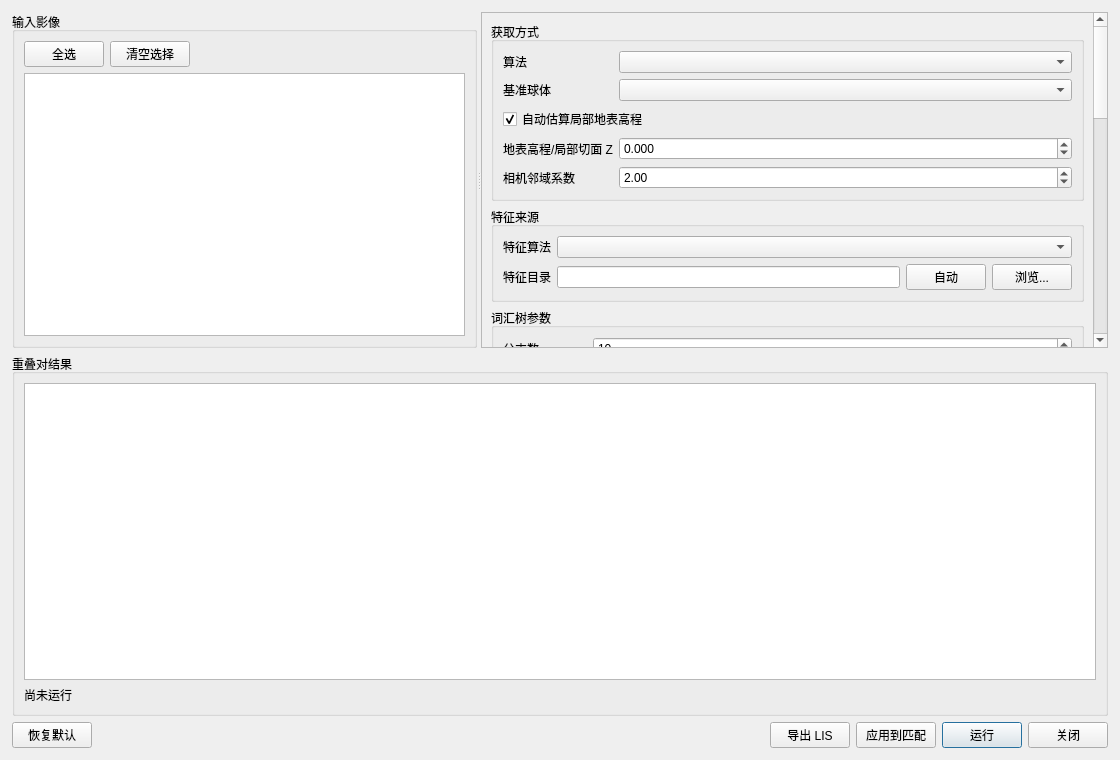
<?xml version="1.0" encoding="UTF-8"?>
<ui version="4.0">
 <class>VocabularyOverlapDialog</class>
 <widget class="QDialog" name="VocabularyOverlapDialog">
  <property name="geometry">
   <rect>
    <x>0</x>
    <y>0</y>
    <width>1120</width>
    <height>760</height>
   </rect>
  </property>
  <property name="windowTitle">
   <string>获取重叠对</string>
  </property>
  <layout class="QVBoxLayout" name="mainLayout">
   <property name="leftMargin">
    <number>12</number>
   </property>
   <property name="topMargin">
    <number>12</number>
   </property>
   <property name="rightMargin">
    <number>12</number>
   </property>
   <property name="bottomMargin">
    <number>12</number>
   </property>
   <item>
    <widget class="QSplitter" name="topSplit">
     <property name="orientation">
      <enum>Qt::Horizontal</enum>
     </property>
     <widget class="QGroupBox" name="imageGroup">
      <property name="title">
       <string>输入影像</string>
      </property>
      <layout class="QVBoxLayout" name="imageLayout">
       <item>
        <layout class="QHBoxLayout" name="imageButtonLayout">
         <item>
          <widget class="QPushButton" name="m_selectAllBtn">
           <property name="text">
            <string>全选</string>
           </property>
          </widget>
         </item>
         <item>
          <widget class="QPushButton" name="m_clearSelectionBtn">
           <property name="text">
            <string>清空选择</string>
           </property>
          </widget>
         </item>
         <item>
          <spacer name="imageButtonSpacer">
           <property name="orientation">
            <enum>Qt::Horizontal</enum>
           </property>
           <property name="sizeHint" stdset="0">
            <size>
             <width>40</width>
             <height>20</height>
            </size>
           </property>
          </spacer>
         </item>
        </layout>
       </item>
       <item>
        <widget class="QListWidget" name="m_imageList">
         <property name="alternatingRowColors">
          <bool>true</bool>
         </property>
         <property name="selectionMode">
          <enum>QAbstractItemView::ExtendedSelection</enum>
         </property>
        </widget>
       </item>
      </layout>
     </widget>
     <widget class="QScrollArea" name="paramScrollArea">
      <property name="widgetResizable">
       <bool>true</bool>
      </property>
      <widget class="QWidget" name="paramScrollContents">
       <property name="geometry">
        <rect>
         <x>0</x>
         <y>0</y>
         <width>520</width>
         <height>584</height>
        </rect>
       </property>
       <layout class="QVBoxLayout" name="paramLayout">
        <item>
         <widget class="QGroupBox" name="methodGroup">
          <property name="title">
           <string>获取方式</string>
          </property>
          <layout class="QFormLayout" name="methodForm">
           <item row="0" column="0">
            <widget class="QLabel" name="overlapMethodLabel">
             <property name="text">
              <string>算法</string>
             </property>
            </widget>
           </item>
           <item row="0" column="1">
            <widget class="QComboBox" name="m_overlapMethodCombo"/>
           </item>
           <item row="1" column="0">
            <widget class="QLabel" name="referenceBodyLabel">
             <property name="text">
              <string>基准球体</string>
             </property>
            </widget>
           </item>
           <item row="1" column="1">
            <widget class="QComboBox" name="m_referenceBodyCombo"/>
           </item>
           <item row="2" column="0" colspan="2">
            <widget class="QCheckBox" name="m_autoReferenceElevationCheck">
             <property name="text">
              <string>自动估算局部地表高程</string>
             </property>
             <property name="checked">
              <bool>true</bool>
             </property>
            </widget>
           </item>
           <item row="3" column="0">
            <widget class="QLabel" name="referenceElevationLabel">
             <property name="text">
              <string>地表高程/局部切面 Z</string>
             </property>
            </widget>
           </item>
           <item row="3" column="1">
            <widget class="QDoubleSpinBox" name="m_referenceElevationSpin">
             <property name="decimals">
              <number>3</number>
             </property>
             <property name="minimum">
              <double>-1000000000.000000000000000</double>
             </property>
             <property name="maximum">
              <double>1000000000.000000000000000</double>
             </property>
             <property name="singleStep">
              <double>1.000000000000000</double>
             </property>
            </widget>
           </item>
           <item row="4" column="0">
            <widget class="QLabel" name="cameraNeighborFactorLabel">
             <property name="text">
              <string>相机邻域系数</string>
             </property>
            </widget>
           </item>
           <item row="4" column="1">
            <widget class="QDoubleSpinBox" name="m_cameraNeighborFactorSpin">
             <property name="decimals">
              <number>2</number>
             </property>
             <property name="minimum">
              <double>0.100000000000000</double>
             </property>
             <property name="maximum">
              <double>20.000000000000000</double>
             </property>
             <property name="singleStep">
              <double>0.100000000000000</double>
             </property>
             <property name="value">
              <double>2.000000000000000</double>
             </property>
            </widget>
           </item>
          </layout>
         </widget>
        </item>
        <item>
         <widget class="QGroupBox" name="featureGroup">
          <property name="title">
           <string>特征来源</string>
          </property>
          <layout class="QFormLayout" name="featureForm">
           <item row="0" column="0">
            <widget class="QLabel" name="featureAlgorithmLabel">
             <property name="text">
              <string>特征算法</string>
             </property>
            </widget>
           </item>
           <item row="0" column="1">
            <widget class="QComboBox" name="m_featureAlgorithmCombo"/>
           </item>
           <item row="1" column="0">
            <widget class="QLabel" name="featureDirLabel">
             <property name="text">
              <string>特征目录</string>
             </property>
            </widget>
           </item>
           <item row="1" column="1">
            <layout class="QHBoxLayout" name="featureDirLayout">
             <item>
              <widget class="QLineEdit" name="m_featureDirEdit"/>
             </item>
             <item>
              <widget class="QPushButton" name="m_autoDetectFeatureDirBtn">
               <property name="text">
                <string>自动</string>
               </property>
              </widget>
             </item>
             <item>
              <widget class="QPushButton" name="m_browseFeatureDirBtn">
               <property name="text">
                <string>浏览...</string>
               </property>
              </widget>
             </item>
            </layout>
           </item>
          </layout>
         </widget>
        </item>
        <item>
         <widget class="QGroupBox" name="vocabularyGroup">
          <property name="title">
           <string>词汇树参数</string>
          </property>
          <layout class="QFormLayout" name="vocabularyForm">
           <item row="0" column="0">
            <widget class="QLabel" name="branchFactorLabel">
             <property name="text">
              <string>分支数</string>
             </property>
            </widget>
           </item>
           <item row="0" column="1">
            <widget class="QSpinBox" name="m_branchFactorSpin">
             <property name="minimum">
              <number>2</number>
             </property>
             <property name="maximum">
              <number>64</number>
             </property>
             <property name="value">
              <number>10</number>
             </property>
            </widget>
           </item>
           <item row="1" column="0">
            <widget class="QLabel" name="treeDepthLabel">
             <property name="text">
              <string>树深度</string>
             </property>
            </widget>
           </item>
           <item row="1" column="1">
            <widget class="QSpinBox" name="m_treeDepthSpin">
             <property name="minimum">
              <number>1</number>
             </property>
             <property name="maximum">
              <number>8</number>
             </property>
             <property name="value">
              <number>3</number>
             </property>
            </widget>
           </item>
           <item row="2" column="0">
            <widget class="QLabel" name="samplePerImageLabel">
             <property name="text">
              <string>每图采样描述子</string>
             </property>
            </widget>
           </item>
           <item row="2" column="1">
            <widget class="QSpinBox" name="m_samplePerImageSpin">
             <property name="minimum">
              <number>10</number>
             </property>
             <property name="maximum">
              <number>50000</number>
             </property>
             <property name="singleStep">
              <number>100</number>
             </property>
             <property name="value">
              <number>500</number>
             </property>
            </widget>
           </item>
           <item row="3" column="0">
            <widget class="QLabel" name="maxTrainingDescriptorsLabel">
             <property name="text">
              <string>最大训练描述子</string>
             </property>
            </widget>
           </item>
           <item row="3" column="1">
            <widget class="QSpinBox" name="m_maxTrainingDescriptorsSpin">
             <property name="minimum">
              <number>100</number>
             </property>
             <property name="maximum">
              <number>1000000</number>
             </property>
             <property name="singleStep">
              <number>1000</number>
             </property>
             <property name="value">
              <number>50000</number>
             </property>
            </widget>
           </item>
          </layout>
         </widget>
        </item>
        <item>
         <widget class="QGroupBox" name="candidateGroup">
          <property name="title">
           <string>候选对筛选</string>
          </property>
          <layout class="QFormLayout" name="candidateForm">
           <item row="0" column="0">
            <widget class="QLabel" name="topKLabel">
             <property name="text">
              <string>每图候选数</string>
             </property>
            </widget>
           </item>
           <item row="0" column="1">
            <widget class="QSpinBox" name="m_topKSpin">
             <property name="minimum">
              <number>1</number>
             </property>
             <property name="maximum">
              <number>200</number>
             </property>
             <property name="value">
              <number>8</number>
             </property>
            </widget>
           </item>
           <item row="1" column="0">
            <widget class="QLabel" name="minSimilarityLabel">
             <property name="text">
              <string>最小相似度</string>
             </property>
            </widget>
           </item>
           <item row="1" column="1">
            <widget class="QDoubleSpinBox" name="m_minSimilaritySpin">
             <property name="decimals">
              <number>3</number>
             </property>
             <property name="minimum">
              <double>0.000000000000000</double>
             </property>
             <property name="maximum">
              <double>1.000000000000000</double>
             </property>
             <property name="singleStep">
              <double>0.010000000000000</double>
             </property>
             <property name="value">
              <double>0.050000000000000</double>
             </property>
            </widget>
           </item>
           <item row="2" column="0" colspan="2">
            <widget class="QCheckBox" name="m_useTfidfCheck">
             <property name="text">
              <string>使用 TF-IDF 权重</string>
             </property>
             <property name="checked">
              <bool>true</bool>
             </property>
            </widget>
           </item>
           <item row="3" column="0" colspan="2">
            <widget class="QCheckBox" name="m_mutualTopKCheck">
             <property name="text">
              <string>要求互为 Top-K</string>
             </property>
             <property name="checked">
              <bool>true</bool>
             </property>
            </widget>
           </item>
          </layout>
         </widget>
        </item>
        <item>
         <widget class="QGroupBox" name="geometryGroup">
          <property name="title">
           <string>几何验证</string>
          </property>
          <layout class="QFormLayout" name="geometryForm">
           <item row="0" column="0" colspan="2">
            <widget class="QCheckBox" name="m_enableGeometryCheck">
             <property name="text">
              <string>启用 RANSAC 几何验证</string>
             </property>
            </widget>
           </item>
           <item row="1" column="0">
            <widget class="QLabel" name="geometryModelLabel">
             <property name="text">
              <string>模型</string>
             </property>
            </widget>
           </item>
           <item row="1" column="1">
            <widget class="QComboBox" name="m_geometryModelCombo"/>
           </item>
           <item row="2" column="0">
            <widget class="QLabel" name="minInliersLabel">
             <property name="text">
              <string>最小内点数</string>
             </property>
            </widget>
           </item>
           <item row="2" column="1">
            <widget class="QSpinBox" name="m_minInliersSpin">
             <property name="minimum">
              <number>4</number>
             </property>
             <property name="maximum">
              <number>10000</number>
             </property>
             <property name="value">
              <number>30</number>
             </property>
            </widget>
           </item>
           <item row="3" column="0">
            <widget class="QLabel" name="ransacThresholdLabel">
             <property name="text">
              <string>RANSAC 阈值(px)</string>
             </property>
            </widget>
           </item>
           <item row="3" column="1">
            <widget class="QDoubleSpinBox" name="m_ransacThresholdSpin">
             <property name="decimals">
              <number>2</number>
             </property>
             <property name="minimum">
              <double>0.100000000000000</double>
             </property>
             <property name="maximum">
              <double>50.000000000000000</double>
             </property>
             <property name="value">
              <double>3.000000000000000</double>
             </property>
            </widget>
           </item>
         </layout>
         </widget>
        </item>
        <item>
         <widget class="QGroupBox" name="optimizationGroup">
          <property name="title">
           <string>性能优化</string>
          </property>
          <layout class="QFormLayout" name="optimizationForm">
           <item row="0" column="0">
            <widget class="QLabel" name="overlapThreadsLabel">
             <property name="text">
              <string>线程数</string>
             </property>
            </widget>
           </item>
           <item row="0" column="1">
            <widget class="QSpinBox" name="m_overlapThreadsSpin">
             <property name="minimum">
              <number>0</number>
             </property>
             <property name="maximum">
              <number>512</number>
             </property>
             <property name="specialValueText">
              <string>自动</string>
             </property>
            </widget>
           </item>
           <item row="1" column="0" colspan="2">
            <widget class="QCheckBox" name="m_useFlannAssignmentCheck">
             <property name="text">
              <string>使用 FLANN 加速视觉词分配</string>
             </property>
             <property name="checked">
              <bool>true</bool>
             </property>
            </widget>
           </item>
           <item row="2" column="0" colspan="2">
            <widget class="QCheckBox" name="m_useInvertedIndexCheck">
             <property name="text">
              <string>使用倒排索引筛选候选对</string>
             </property>
             <property name="checked">
              <bool>true</bool>
             </property>
            </widget>
           </item>
           <item row="3" column="0" colspan="2">
            <widget class="QCheckBox" name="m_useCudaOverlapCheck">
             <property name="text">
              <string>优先使用 CUDA（可用时）</string>
             </property>
            </widget>
           </item>
           <item row="4" column="0">
            <widget class="QLabel" name="geometryMaxDescriptorsLabel">
             <property name="text">
              <string>几何验证最大描述子</string>
             </property>
            </widget>
           </item>
           <item row="4" column="1">
            <widget class="QSpinBox" name="m_geometryMaxDescriptorsSpin">
             <property name="minimum">
              <number>0</number>
             </property>
             <property name="maximum">
              <number>200000</number>
             </property>
             <property name="specialValueText">
              <string>不限</string>
             </property>
             <property name="value">
              <number>2048</number>
             </property>
            </widget>
           </item>
           <item row="5" column="0">
            <widget class="QLabel" name="geometryMaxPairsLabel">
             <property name="text">
              <string>几何验证最大候选对</string>
             </property>
            </widget>
           </item>
           <item row="5" column="1">
            <widget class="QSpinBox" name="m_geometryMaxPairsSpin">
             <property name="minimum">
              <number>0</number>
             </property>
             <property name="maximum">
              <number>1000000</number>
             </property>
             <property name="specialValueText">
              <string>不限</string>
             </property>
             <property name="value">
              <number>2000</number>
             </property>
            </widget>
           </item>
          </layout>
         </widget>
        </item>
        <item>
         <widget class="QGroupBox" name="outputGroup">
          <property name="title">
           <string>输出</string>
          </property>
          <layout class="QFormLayout" name="outputForm">
           <item row="0" column="0">
            <widget class="QLabel" name="outputJsonLabel">
             <property name="text">
              <string>JSON</string>
             </property>
            </widget>
           </item>
           <item row="0" column="1">
            <widget class="QLineEdit" name="m_outputJsonEdit"/>
           </item>
           <item row="1" column="0">
            <widget class="QLabel" name="outputLisLabel">
             <property name="text">
              <string>LIS</string>
             </property>
            </widget>
           </item>
           <item row="1" column="1">
            <widget class="QLineEdit" name="m_outputLisEdit"/>
           </item>
           <item row="2" column="0" colspan="2">
            <widget class="QCheckBox" name="m_applyToMatchingCheck">
             <property name="text">
              <string>运行后应用到特征匹配</string>
             </property>
             <property name="checked">
              <bool>true</bool>
             </property>
            </widget>
           </item>
          </layout>
         </widget>
        </item>
        <item>
         <spacer name="paramSpacer">
          <property name="orientation">
           <enum>Qt::Vertical</enum>
          </property>
          <property name="sizeHint" stdset="0">
           <size>
            <width>20</width>
            <height>20</height>
           </size>
          </property>
         </spacer>
        </item>
       </layout>
      </widget>
     </widget>
    </widget>
   </item>
   <item>
    <widget class="QGroupBox" name="resultGroup">
     <property name="title">
      <string>重叠对结果</string>
     </property>
     <layout class="QVBoxLayout" name="resultLayout">
      <item>
       <widget class="QTableWidget" name="m_pairTable">
        <property name="alternatingRowColors">
         <bool>true</bool>
        </property>
        <property name="selectionBehavior">
         <enum>QAbstractItemView::SelectRows</enum>
        </property>
       </widget>
      </item>
      <item>
       <widget class="QLabel" name="m_summaryLabel">
        <property name="text">
         <string>尚未运行</string>
        </property>
       </widget>
      </item>
     </layout>
    </widget>
   </item>
   <item>
    <layout class="QHBoxLayout" name="buttonLayout">
     <item>
      <widget class="QPushButton" name="m_resetBtn">
       <property name="text">
        <string>恢复默认</string>
       </property>
      </widget>
     </item>
     <item>
      <spacer name="buttonSpacer">
       <property name="orientation">
        <enum>Qt::Horizontal</enum>
       </property>
       <property name="sizeHint" stdset="0">
        <size>
         <width>40</width>
         <height>20</height>
        </size>
       </property>
      </spacer>
     </item>
     <item>
      <widget class="QPushButton" name="m_exportLisBtn">
       <property name="text">
        <string>导出 LIS</string>
       </property>
      </widget>
     </item>
     <item>
      <widget class="QPushButton" name="m_applyToMatchingBtn">
       <property name="text">
        <string>应用到匹配</string>
       </property>
      </widget>
     </item>
     <item>
      <widget class="QPushButton" name="m_runBtn">
       <property name="text">
        <string>运行</string>
       </property>
       <property name="default">
        <bool>true</bool>
       </property>
      </widget>
     </item>
     <item>
      <widget class="QPushButton" name="m_closeBtn">
       <property name="text">
        <string>关闭</string>
       </property>
      </widget>
     </item>
    </layout>
   </item>
  </layout>
 </widget>
 <resources/>
 <connections/>
</ui>
